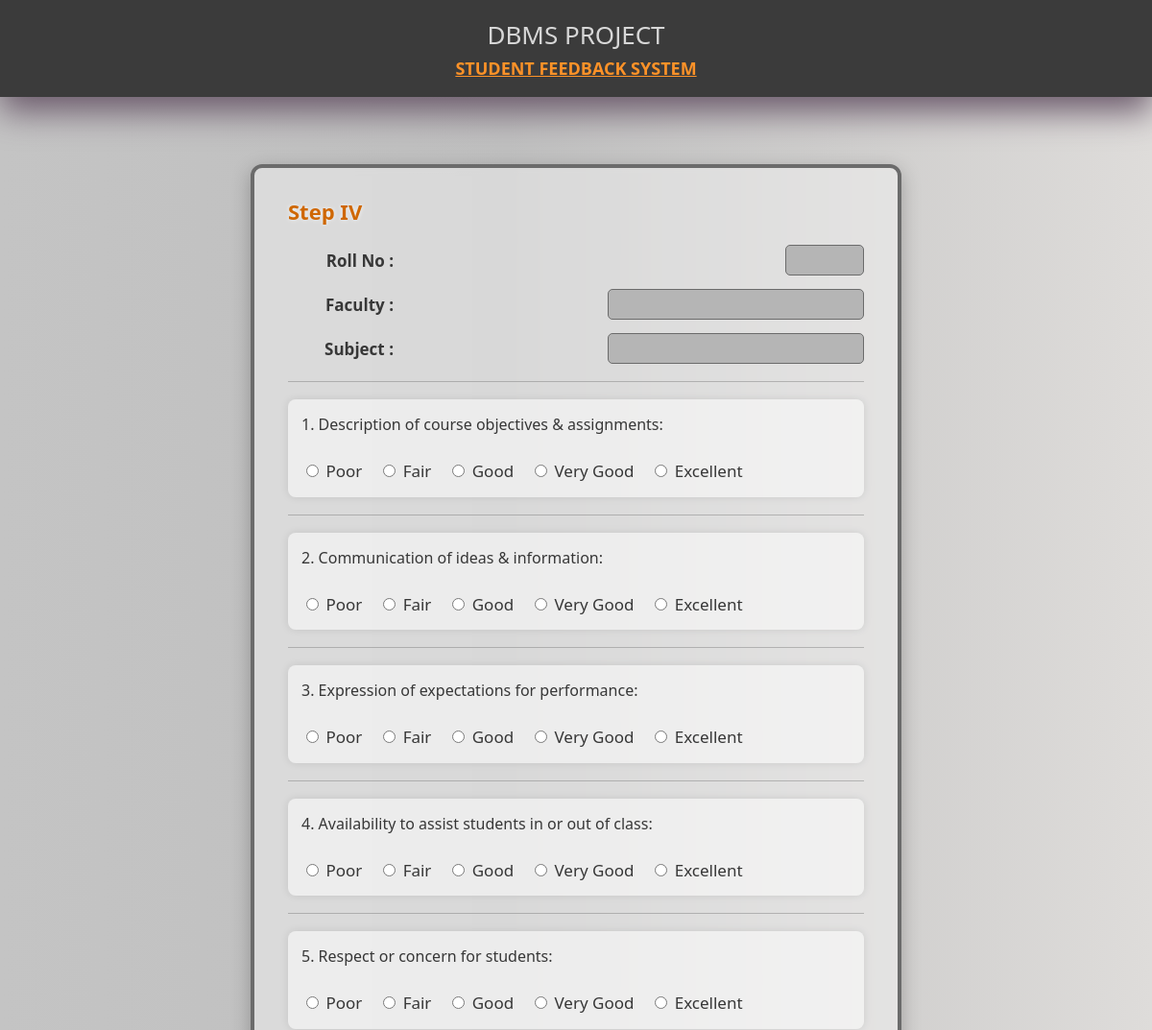
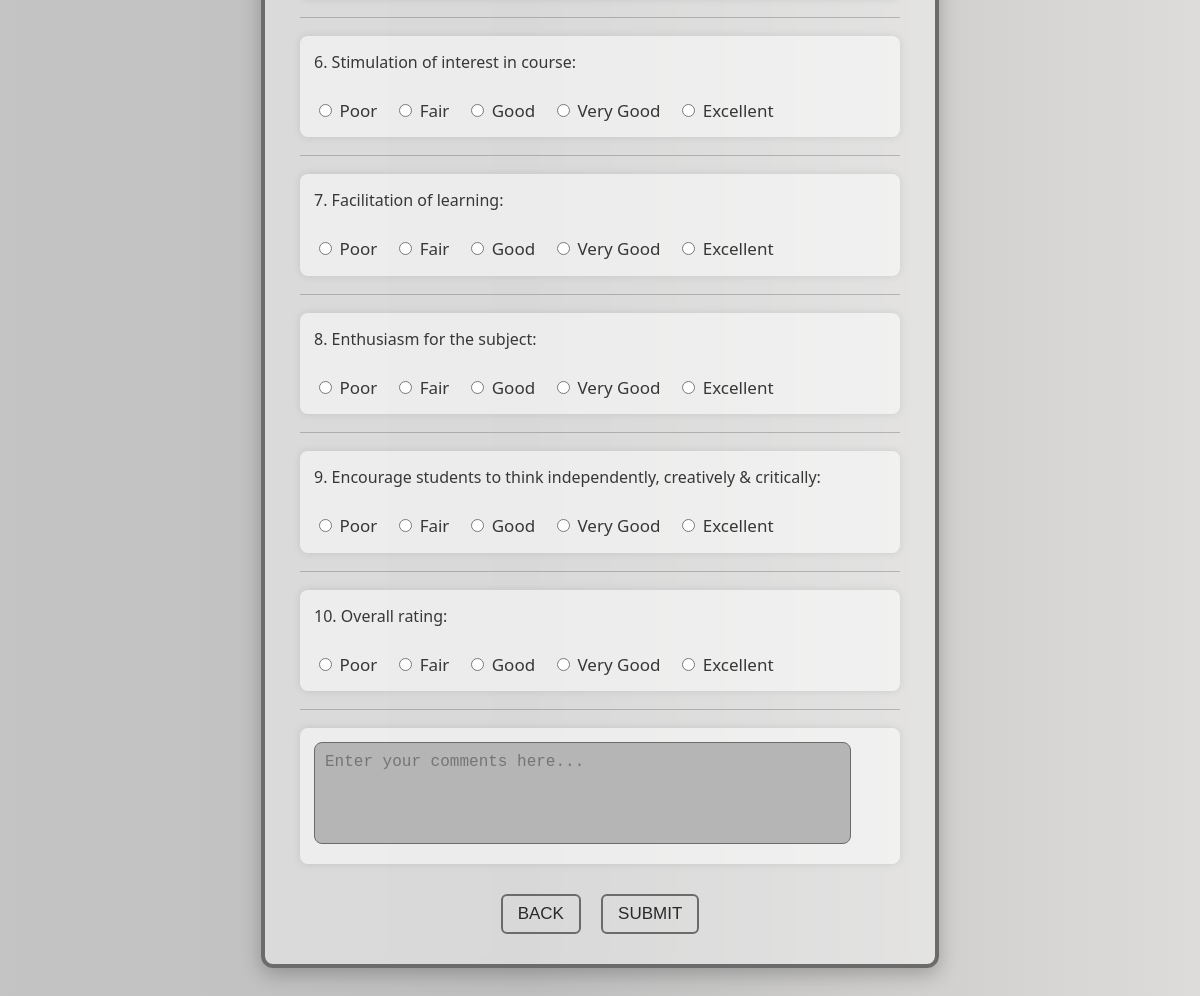
/feedback_step_4.php, run on the app's committed database (2 pictures, top to bottom).
### tables this page shows
CREATE TABLE IF NOT EXISTS `questions` (
  `id` int(11) NOT NULL AUTO_INCREMENT,
  `q1` varchar(255) NOT NULL,
  `q2` varchar(255) NOT NULL,
  `q3` varchar(255) NOT NULL,
  `q4` varchar(255) NOT NULL,
  `q5` varchar(255) NOT NULL,
  `q6` varchar(255) NOT NULL,
  `q7` varchar(255) NOT NULL,
  `q8` varchar(255) NOT NULL,
  `q9` varchar(255) NOT NULL,
  `q10` varchar(255) NOT NULL,
  PRIMARY KEY (`id`)
);

### feedback_step_4.php (the view, shortened to what this page needs)
<?php
include "configASL.php";
	?>
    <?php
$q = mysqli_fetch_array(mysqli_query($al, "SELECT * FROM questions WHERE id = '1'"));
$parameters = array("Poor","Fair","Good","Very Good","Excellent");
?>
<!DOCTYPE html>
<html lang="en">
<head>
</head>
<body>
    <div id="topHeader">
        DBMS PROJECT
        <span class="tag">STUDENT FEEDBACK SYSTEM</span>
    </div>
    <div id="content">
        <span class="SubHead">Step IV</span>
        <form method="post" action="feedback_step_5.php">
            <div id="table">
                <div class="tr">
                    <label>Roll No :</label>
                    <div>
                        <input type="text" disabled size="5" value="<?php echo $_SESSION['roll']; ?>" />
                    </div>
                </div>
                <div class="tr">
                    <label>Faculty :</label>
                    <div>
                        <input type="text" disabled size="25" value="<?php echo $_SESSION['name']; ?>" />
                    </div>
                </div>
                <div class="tr">
                    <label>Subject :</label>
                    <div>
                        <input type="text" disabled size="25" value="<?php echo $_SESSION['subject']; ?>" />
                    </div>
                </div>
            </div>
            <hr>
            <?php
            for ($i = 1; $i <= 10; $i++) {
            ?>
                <div class="tddd">
                    <span class="text">
                        <?php echo $i; ?>. <?php echo $q['q' . $i]; ?>:
                        <br><br>
                        <?php
                        for ($j = 1; $j <= 5; $j++) {
                        ?>
                            <label style="font-weight:normal;">
                                <input type="radio" required name="q<?php echo $i; ?>" value="<?php echo $j; ?>">
                                <?php echo $parameters[$j - 1]; ?>
                            </label>&nbsp;&nbsp;
                        <?php } ?>
                    </span>
                </div>
                <hr>
            <?php } ?>
            <div class="tddd">
                <textarea name="comment" required placeholder="Enter your comments here..."></textarea>
            </div>
            <div style="text-align:center;">
                <input type="button" value="BACK" onclick="window.location='feedback_step_3.php'">
                <input type="submit" value="SUBMIT" onclick="return confirm('Are you sure?')">
            </div>
        </form>
    </div>
</body>
</html>

### feedback_step_4.php (style rules this page uses)
body { margin: 0; font-family: "Segoe UI", sans-serif; background: linear-gradient(to right, rgba(196,196,196,1) 0%, rgba(191,191,191,1) 44%, rgba(222,220,218,1) 100%); animation: fadeBg 1.2s ease-in-out; }
#topHeader { width: 100%; text-align: center; background-color: rgba(59,59,59,1); padding: 18px 0; font-size: 26px; color: rgba(215,215,215,1); box-shadow: 0px 15px 35px rgba(107,90,107,1); animation: slideDown 1s ease; }
.tag { color: rgba(253,146,40,1); font-size: 18px; display: block; margin-top: 5px; font-weight: bold; text-decoration: underline; }
#content { width: 600px; margin: 70px auto; padding: 30px 35px; border: 4px solid rgba(107,107,107,1); border-radius: 12px; background: rgba(255,255,255,0.4); backdrop-filter: blur(5px); box-shadow: 0px 6px 20px rgba(0,0,0,0.25); animation: fadeUp 1.2s ease; }
.SubHead { font-size: 22px; font-weight: bold; color: rgba(207,103,0,1); margin-bottom: 10px; text-shadow: 0px 0px 4px rgba(255,255,255,0.8); }
#table { margin-top: 20px; display: flex; flex-direction: column; gap: 14px; }
.tr { display: flex; align-items: center; justify-content: space-between; gap: 10px; }
label { font-size: 17px; color: rgba(55,55,55,1); font-weight: 600; min-width: 110px; text-align: right; }
input[type='text'] { font-size: 16px; padding: 6px; background-color: rgba(181,181,181,1); border: 1px solid rgba(107,107,107,1); border-radius: 5px; }
hr { border: none; height: 1px; background: rgba(107,107,107,0.4); margin: 18px 0; }
.tddd { margin: 12px 0; padding: 10px 0; font-size: 16px; color: rgba(55,55,55,1); line-height: 1.5; background: rgba(255,255,255,0.5); border-radius: 8px; padding: 14px; box-shadow: 0 0 8px rgba(0,0,0,0.1); animation: fadeQuestion 0.6s ease; }
textarea { width: 90%; padding: 10px; resize: none; font-size: 16px; border-radius: 8px; background: rgba(181,181,181,1); border: 1px solid rgba(107,107,107,1); min-height: 80px; }
input[type='submit'], input[type='button'] { font-size: 17px; padding: 8px 15px; background: transparent; border: 2px solid rgba(107,107,107,1); color: rgba(41,41,41,1); cursor: pointer; border-radius: 6px; margin: 18px 8px 0 8px; transition: 0.3s ease; }
.text { font-size: 16px; font-weight: 500; }

### data on the page
questions: q1 "Description of course objectives & assignments", q2 "Communication of ideas & information", q3 "Expression of expectations for performance", q4 "Availability to assist students in or out of class", q5 "Respect or concern for students", q6 "Stimulation of interest in course", q7 "Facilitation of learning", q8 "Enthusiasm for the subject", q9 "Encourage students to think independently, creatively & critically", q10 "Overall rating"

### other printed values
$parameters[$j - 1] "Poor"
$parameters[$j - 1] "Fair"
$parameters[$j - 1] "Good"
$parameters[$j - 1] "Very Good"
$parameters[$j - 1] "Excellent"
